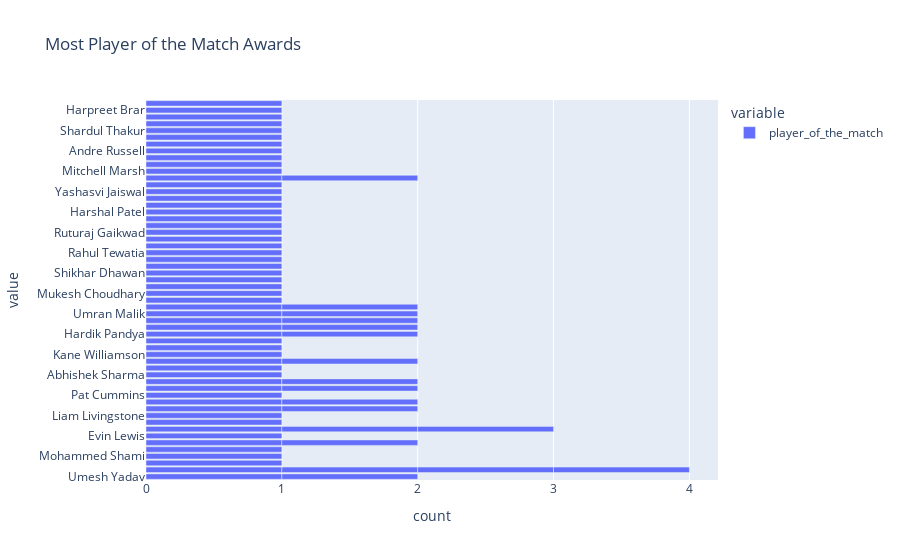

The notebook cell this image was saved under:
### Code cell
figure = px.bar(data, x= ['player_of_the_match'],title='Most Player of the Match Awards')
figure.show()

### Figure 1 — Plotly figure (JSON) as saved in the notebook; plotly's stock layout.template omitted (floating-point values rounded to 4 significant figures)
{"data": [{"alignmentgroup": "True", "hovertemplate": "variable=player_of_the_match<br>count=%{x}<br>value=%{y}<extra></extra>", "legendgroup": "player_of_the_match", "marker": {"color": "#636efa", "pattern": {"shape": ""}}, "name": "player_of_the_match", "offsetgroup": "player_of_the_match", "orientation": "h", "showlegend": true, "textposition": "auto", "type": "bar", "x": [1, 1, 1, 1, 1, 1, 1, 1, 1, 1, 1, 1, 1, 1, 1, 1, 1, 1, 1, 1, 1, 1, 1, 1, 1, 1, 1, 1, 1, 1, 1, 1, 1, 1, 1, 1, 1, 1, 1, 1, 1, 1, 1, 1, 1, 1, 1, 1, 1, 1, 1, 1, 1, 1, 1, 1, 1, 1, 1, 1, 1, 1, 1, 1, 1, 1, 1, 1, 1, 1, 1, 1, 1, 1], "xaxis": "x", "y": ["Umesh Yadav", "Kuldeep Yadav", "Odean Smith", "Mohammed Shami", "Sanju Samson", "Wanindu Hasaranga", "Evin Lewis", "Umesh Yadav", "Jos Buttler", "Lockie Ferguson", "Liam Livingstone", "Avesh Khan", "Dinesh Karthik", "Pat Cummins", "Quinton de Kock", "Shubman Gill", "Abhishek Sharma", "Anuj Rawat", "Kuldeep Yadav", "Yuzvendra Chahal", "Kane Williamson", "Shivam Dube", "Mayank Agarwal", "Hardik Pandya", "Rahul Tripathi", "K L Rahul", "Dinesh Karthik", "Umran Malik", "David Miller", "Yuzvendra Chahal", "Faf du Plessis", "Kuldeep Yadav", "Mukesh Choudhary", "Jos Buttler", "Rashid Khan", "Marco Jansen", "K L Rahul", "Shikhar Dhawan", "Riyan Parag", "Umran Malik", "Kuldeep Yadav", "Krunal Pandya", "Rahul Tewatia", "Suruakumar Yadav", "Mohsin Khan", "Ruturaj Gaikwad", "Rinku Singh", "Kagiso Rabada", "Harshal Patel", "David Warner", "Tim David", "Yashasvi Jaiswal", "Avesh Khan", "Wanindu Hasaranga", "Devon Conway", "Jasprit Bumrah", "Shubman Gill", "Mitchell Marsh", "Daniel Sams", "Jonny Bairstow", "Andre Russell", "W. Saha", "Trent Boult", "Shardul Thakur", "Rahul Tripathi", "Quinton de Kock", "Virat Kohli", "R Aswin", "Jasprit Bumrah", "Harpreet Brar", "David Miller", "Rajat Patidar", "Jos Buttler", "Hardik Pandya"], "yaxis": "y"}], "layout": {"barmode": "relative", "legend": {"title": {"text": "variable"}, "tracegroupgap": 0}, "title": {"text": "Most Player of the Match Awards"}, "xaxis": {"anchor": "y", "domain": [0, 1], "title": {"text": "count"}}, "yaxis": {"anchor": "x", "domain": [0, 1], "title": {"text": "value"}}}}
